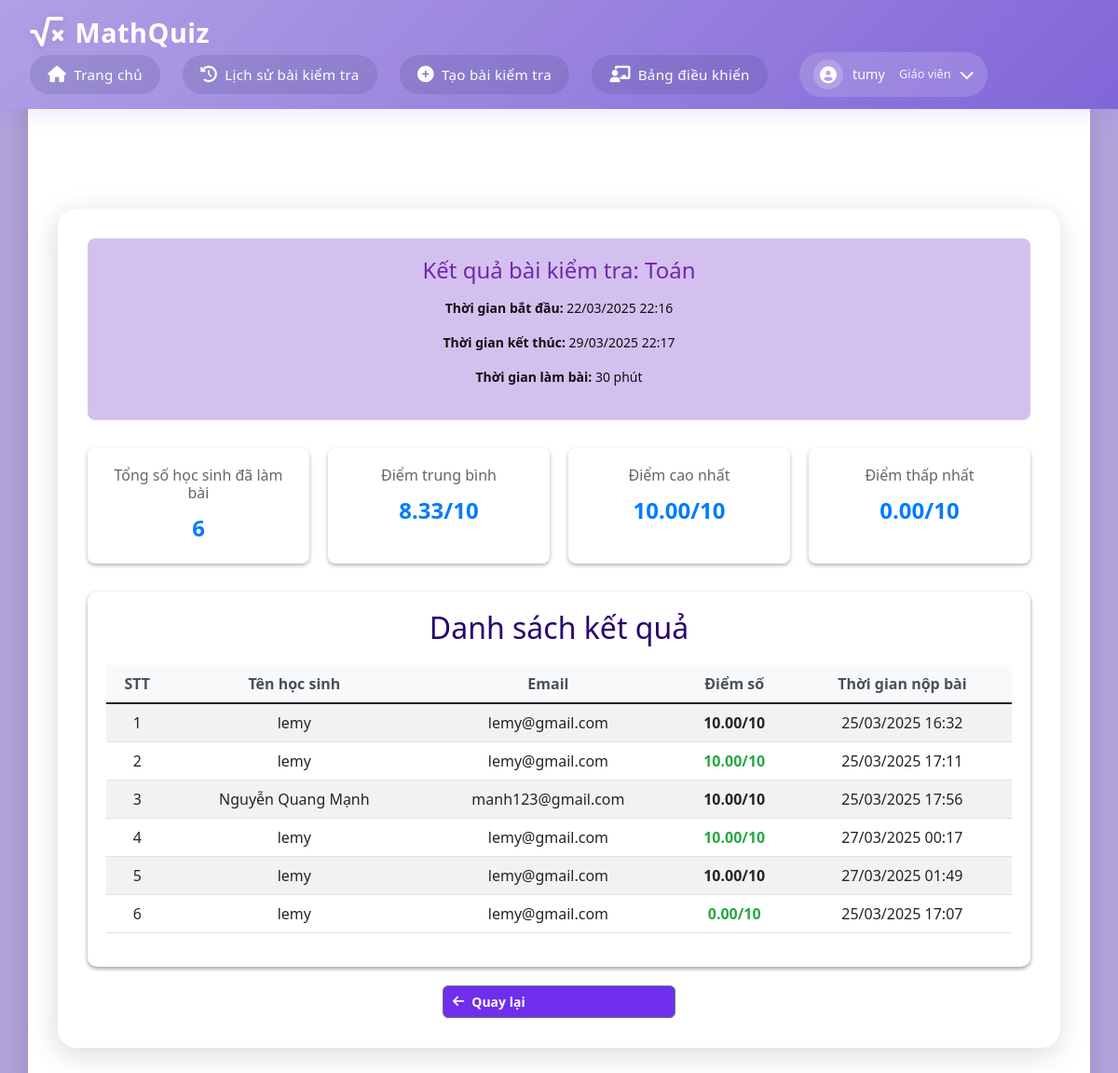
The page /quiz/4/results (signed in) on the database as committed earlier.
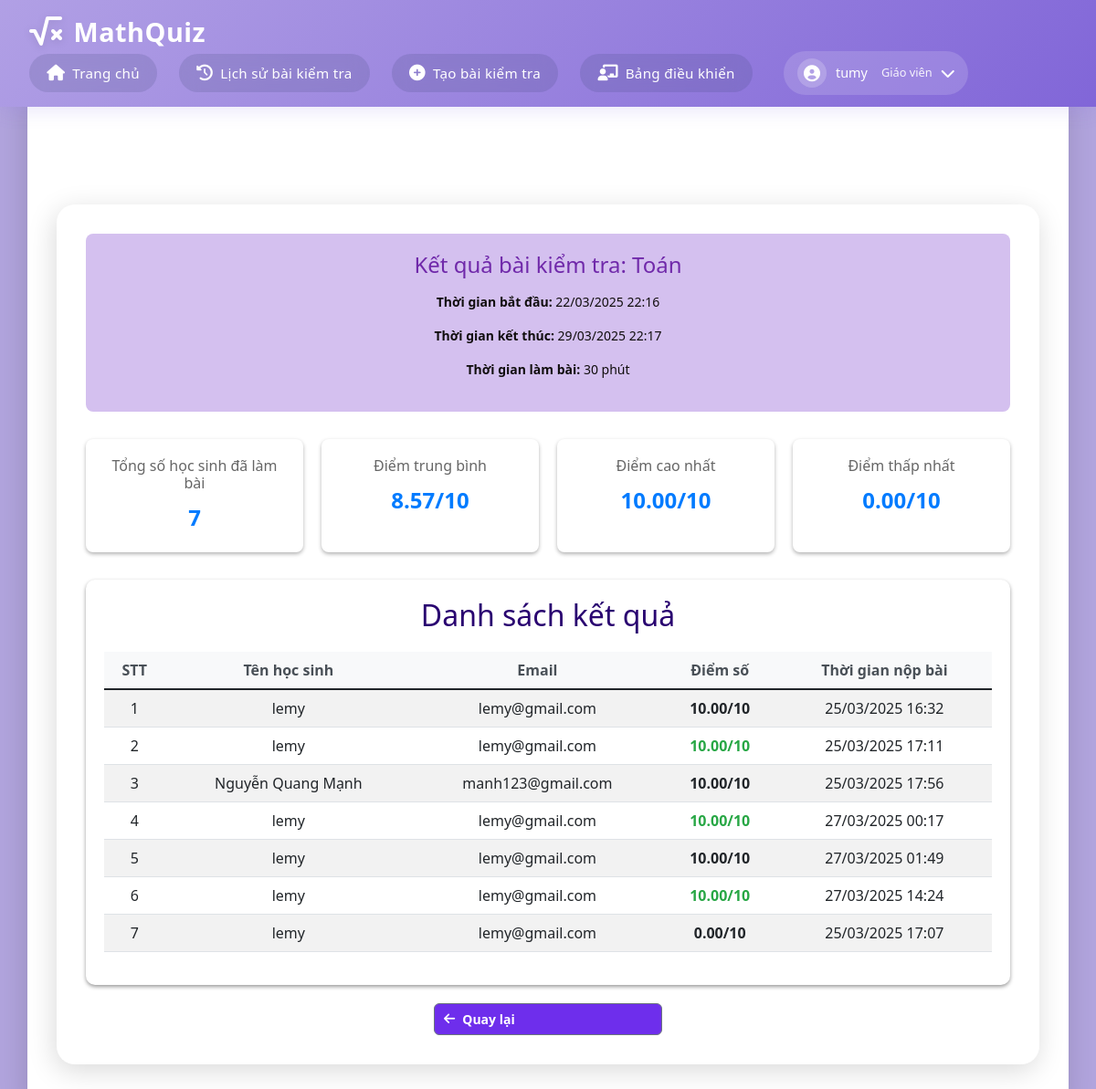
The same page on the database as committed later.
### app.py (models this page shows)
class Quiz(db.Model):
    id = db.Column(db.Integer, primary_key=True)
    title = db.Column(db.String(200), nullable=False)
    teacher_id = db.Column(db.Integer, db.ForeignKey('user.id'), nullable=False)
    start_time = db.Column(db.DateTime, nullable=False)
    end_time = db.Column(db.DateTime, nullable=False)
    duration = db.Column(db.Integer, nullable=False)  # in minutes
    questions = db.relationship('Question', backref='quiz', lazy=True)
    teacher = db.relationship('User', backref='quizzes', lazy=True)

class QuizResult(db.Model):
    id = db.Column(db.Integer, primary_key=True)
    quiz_id = db.Column(db.Integer, db.ForeignKey('quiz.id'), nullable=False)
    student_id = db.Column(db.Integer, db.ForeignKey('user.id'), nullable=False)
    score = db.Column(db.Float, nullable=False)
    submitted_at = db.Column(db.DateTime, nullable=False, default=datetime.now)
    quiz = db.relationship('Quiz', backref='results', lazy=True)
    student = db.relationship('User', backref='quiz_results', lazy=True)

class User(db.Model):
    id = db.Column(db.Integer , primary_key=True)
    email = db.Column(db.String(120), unique=True, nullable=False)
    username = db.Column(db.String(80), unique=True, nullable=False)
    password = db.Column(db.String(120), nullable=False)
    role = db.Column(db.String(20), nullable=False)  # 'teacher' or 'student'

### app.py (the view)
@app.route('/quiz/<int:quiz_id>/results')
def quiz_results(quiz_id):
    if 'user_id' not in session or session['role'] != 'teacher':
        flash('Bạn không có quyền truy cập trang này!')
        return redirect(url_for('home'))
    quiz = Quiz.query.get_or_404(quiz_id)
    if quiz.teacher_id != session['user_id']:
        flash('Bạn không có quyền xem kết quả bài kiểm tra này!')
        return redirect(url_for('manage_quizzes'))
    results = QuizResult.query.filter_by(quiz_id=quiz_id)\
        .join(User, QuizResult.student_id == User.id)\
        .order_by(QuizResult.score.desc())\
        .all()
    return render_template('quiz_results.html', quiz=quiz, results=results)

### templates/quiz_results.html (shortened to what this page needs)
{% extends "base.html" %}
{% block content %}
<div class="container">
    <div class="quiz-header">
        <h1>Kết quả bài kiểm tra: {{ quiz.title }}</h1>
        <div class="quiz-info">
            <p><strong>Thời gian bắt đầu:</strong> {{ quiz.start_time.strftime('%d/%m/%Y %H:%M') }}</p>
            <p><strong>Thời gian kết thúc:</strong> {{ quiz.end_time.strftime('%d/%m/%Y %H:%M') }}</p>
            <p><strong>Thời gian làm bài:</strong> {{ quiz.duration }} phút</p>
        </div>
    </div>
    <div class="results-summary">
        <div class="summary-card">
            <h3>Tổng số học sinh đã làm bài</h3>
            <p class="summary-number">{{ results|length }}</p>
        </div>
        <div class="summary-card">
            <h3>Điểm trung bình</h3>
            <p class="summary-number">
                {% if results %}
                    {{ "%.2f"|format(results|map(attribute='score')|sum / results|length) }}/10
                {% else %}
                    0/10
                {% endif %}
            </p>
        </div>
        <div class="summary-card">
            <h3>Điểm cao nhất</h3>
            <p class="summary-number">
                {% if results %}
                    {{ "%.2f"|format(results|map(attribute='score')|max) }}/10
                {% else %}
                    0/10
                {% endif %}
            </p>
        </div>
        <div class="summary-card">
            <h3>Điểm thấp nhất</h3>
            <p class="summary-number">
                {% if results %}
                    {{ "%.2f"|format(results|map(attribute='score')|min) }}/10
                {% else %}
                    0/10
                {% endif %}
            </p>
        </div>
    </div>
    <div class="results-table">
        <h2>Danh sách kết quả</h2>
        {% if results %}
            <div class="table-responsive">
                <table class="table table-striped">
                    <thead>
                        <tr>
                            <th>STT</th>
                            <th>Tên học sinh</th>
                            <th>Email</th>
                            <th>Điểm số</th>
                            <th>Thời gian nộp bài</th>
                        </tr>
                    </thead>
                    <tbody>
                        {% for result in results %}
                        <tr>
                            <td>{{ loop.index }}</td>
                            <td>{{ result.student.username }}</td>
                            <td>{{ result.student.email }}</td>
                            <td class="score-cell">{{ "%.2f"|format(result.score) }}/10</td>
                            <td>{{ result.submitted_at.strftime('%d/%m/%Y %H:%M') }}</td>
                        </tr>
                        {% endfor %}
                    </tbody>
                </table>
            </div>
        {% else %}
            <p class="no-results">Chưa có học sinh nào làm bài kiểm tra.</p>
        {% endif %}
    </div>
    <div class="action-buttons">
        <a href="{{ url_for('manage_quizzes') }}" class="btn btn-secondary">
            <i class="fas fa-arrow-left"></i> Quay lại
        </a>
    </div>
</div>
{% endblock %}

### templates/base.html (shortened to what this page needs)
<!DOCTYPE html>
<html lang="vi">
<head>
    <link rel="stylesheet" href="{{ url_for('static', filename='css/style.css') }}">
    <link rel="stylesheet" href="https://cdnjs.cloudflare.com/ajax/libs/font-awesome/6.0.0-beta3/css/all.min.css">
    <link href="https://cdn.jsdelivr.net/npm/bootstrap-icons/font/bootstrap-icons.css" rel="stylesheet">
    <link rel="stylesheet" href="https://cdn.jsdelivr.net/npm/bootstrap@5.1.3/dist/css/bootstrap.min.css">
</head>
<body>
    <nav class="navbar">
        <div class="logo">
            <i class="fas fa-square-root-alt"></i>
            MathQuiz
        </div>
        <div class="nav-links">
            <a href="{{ url_for('home') }}">
                <i class="fas fa-home"></i>
                Trang chủ
            </a>
            {% if 'user_id' in session %}
                <a href="{{ url_for('history') }}">
                    <i class="fas fa-history"></i>
                    Lịch sử bài kiểm tra
                </a>
                {% if session['role'] == 'teacher' %}
                    <a href="{{ url_for('create_quiz') }}">
                        <i class="fas fa-plus-circle"></i>
                        Tạo bài kiểm tra
                    </a>
                    <a href="{{ url_for('teacher_dashboard') }}">
                        <i class="fas fa-chalkboard-teacher"></i>
                        Bảng điều khiển
                    </a>
                {% endif %}
                <div class="user-profile-nav">
                    <button class="profile-trigger" onclick="toggleProfileMenu()">
                        <div class="profile-avatar">
                            <i class="fas fa-user-circle"></i>
                        </div>
                        <span class="profile-name">{{ session['username'] }}</span>
                        <span class="profile-role">
                            {% if session['role'] == 'teacher' %}
                                Giáo viên
                            {% else %}
                                Học sinh
                            {% endif %}
                        </span>
                        <i class="fas fa-chevron-down"></i>
                    </button>
                </div>
            {% endif %}
        </div>
    </nav>
    <div class="container">
        {% block content %}{% endblock %}
    </div>
</body>
</html>

### static/css/style.css (style rules this page uses)
:root { --primary-color: #9370DB; --secondary-color: #B19CD9; --background-color: linear-gradient(135deg, #9370DB, #9c83ca, #F8F8FF); --text-color: #333; }
* { margin: 0; padding: 0; box-sizing: border-box; }
html, body { height: 100%; margin: 0; display: flex; flex-direction: column; }
body { font-family: Arial, sans-serif; background-color: var(--background-color); color: var(--text-color); line-height: 1.6; height: 100%; width: 100%; margin: 0; }
.logo { font-size: 30px; font-weight: bold; display: flex; align-items: center; gap: 8px; color: #2c027a; }
.container { width: 100%; text-align: center; margin: 30px auto; }
.navbar { background-color: var(--primary-color); padding: 1rem 2rem; display: flex; justify-content: space-between; align-items: center; box-shadow: 0 2px 4px rgba(0,0,0,0.1); }
.btn { background-color: #9370DB; color: white; padding: 0.8rem 1.5rem; border: none; border-radius: 4px; cursor: pointer; font-size: 1rem; transition: background-color 0.3s; text-decoration: none; display: inline-block; }
.action-buttons { margin-top: 1rem; display: flex; justify-content: center; gap: 8px; max-width: 250px; margin: 0 auto; }
.action-buttons .btn { flex: 1; padding: 6px 10px; font-size: 14px; font-weight: 600; border-radius: 6px; transition: all 0.2s ease-in-out; text-decoration: none; text-align: center; }
.action-buttons .btn:first-child { background-color: #007bff; color: white; }
.action-buttons .btn:last-child { background-color: #28a745; color: white; }
.btn { width: 300px; padding: 12px; font-size: 18px; color: #fff; background-color: #007bff; border: none; border-radius: 4px; cursor: pointer; }
.btn-secondary { width: auto; background-color: #6e2eec !important; }
p { margin-top: 20px; color: #110e0e; text-align: center; }

### templates/base.html (style rules this page uses)
:root { --primary-color: #b1a0e5; --secondary-color: #8166d8; --background-color: #b1a4dd; --text-color: #333; --shadow: rgba(112, 87, 219, 0.15); }
body { margin: 0; padding: 0; min-height: 100vh; background: var(--background-color); font-family: 'Segoe UI', system-ui, -apple-system, sans-serif; color: var(--text-color); display: flex; flex-direction: column; }
.navbar { background: linear-gradient(135deg, var(--primary-color), var(--secondary-color)); padding: 0.8rem 2rem; box-shadow: 0 4px 20px var(--shadow); position: fixed; width: 100%; top: 0; z-index: 1000; }
.logo { font-size: 1.8rem; font-weight: 600; color: white; text-decoration: none; display: flex; align-items: center; gap: 12px; letter-spacing: 0.5px; }
.logo i { font-size: 2rem; filter: drop-shadow(0 2px 4px rgba(0,0,0,0.1)); }
.nav-links { display: flex; align-items: center; gap: 1.5rem; }
.nav-links a { color: white; text-decoration: none; padding: 0.6rem 1.2rem; border-radius: 50px; font-size: 0.95rem; font-weight: 500; letter-spacing: 0.3px; display: flex; align-items: center; gap: 8px; transition: all 0.3s ease; background: rgba(51, 64, 100, 0.15); backdrop-filter: blur(10px); }
.nav-links a i { font-size: 1.1rem; }
.container { margin-top: 6rem; margin-bottom: 15px; padding: 2rem; background: white; border-radius: 20px; box-shadow: -2px 7px 30px rgb(0 0 0 / 15%); flex: 1; }
.user-profile-nav { position: relative; margin-left: 10px; }
.profile-trigger { display: flex; align-items: center; gap: 10px; background: rgba(255, 255, 255, 0.15); border: none; padding: 8px 15px; border-radius: 50px; color: white; cursor: pointer; transition: all 0.3s ease; }
.profile-avatar { width: 32px; height: 32px; border-radius: 50%; background: rgba(255, 255, 255, 0.2); display: flex; align-items: center; justify-content: center; }
.profile-avatar i { font-size: 18px; color: white; }
.profile-name { font-weight: 500; font-size: 0.9rem; }
.profile-role { font-size: 0.8rem; opacity: 0.9; margin-left: 5px; }

Rows that differ between the two databases and show on the page:
added QuizResult: student.username "lemy", student.email "lemy@gmail.com", score "10.00", submitted_at "27/03/2025 14:24"
Other text that changed with them:
{{ results|length }}: "6" → "7"
{{ "%.2f"|format(results|map(attribute='score')|sum / results|length) }}: "8.33" → "8.57"
